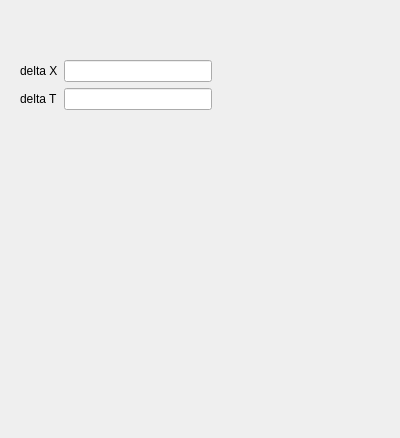
<?xml version="1.0" encoding="UTF-8"?>
<ui version="4.0">
 <class>StateWindow</class>
 <widget class="QDialog" name="StateWindow">
  <property name="geometry">
   <rect>
    <x>0</x>
    <y>0</y>
    <width>400</width>
    <height>438</height>
   </rect>
  </property>
  <property name="windowTitle">
   <string>Dialog</string>
  </property>
  <widget class="QLabel" name="current_sin_lable">
   <property name="geometry">
    <rect>
     <x>30</x>
     <y>20</y>
     <width>141</width>
     <height>31</height>
    </rect>
   </property>
   <property name="text">
    <string/>
   </property>
  </widget>
  <widget class="QWidget" name="layoutWidget">
   <property name="geometry">
    <rect>
     <x>20</x>
     <y>60</y>
     <width>192</width>
     <height>50</height>
    </rect>
   </property>
   <layout class="QHBoxLayout" name="horizontalLayout">
    <item>
     <layout class="QVBoxLayout" name="verticalLayout">
      <item>
       <widget class="QLabel" name="label_2">
        <property name="text">
         <string>delta X</string>
        </property>
       </widget>
      </item>
      <item>
       <widget class="QLabel" name="label_3">
        <property name="text">
         <string>delta T</string>
        </property>
       </widget>
      </item>
     </layout>
    </item>
    <item>
     <layout class="QVBoxLayout" name="verticalLayout_2">
      <item>
       <widget class="QLineEdit" name="delta_x_line_edit"/>
      </item>
      <item>
       <widget class="QLineEdit" name="delta_t_line_edit"/>
      </item>
     </layout>
    </item>
   </layout>
  </widget>
 </widget>
 <resources/>
 <connections/>
</ui>
